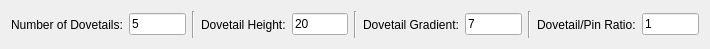
<?xml version="1.0" encoding="UTF-8"?>
<ui version="4.0">
 <class>LineDove</class>
 <widget class="QWidget" name="LineDove">
  <property name="geometry">
   <rect>
    <x>0</x>
    <y>0</y>
    <width>710</width>
    <height>49</height>
   </rect>
  </property>
  <layout class="QHBoxLayout">
   <item>
    <widget class="QLabel" name="labelDovetailAmount">
     <property name="text">
      <string>Number of Dovetails:</string>
     </property>
     <property name="buddy">
      <cstring>DovetailNumber</cstring>
     </property>
     <property name="Shortcut" stdset="0">
      <string>,N</string>
     </property>
    </widget>
   </item>
   <item>
    <widget class="RMathLineEdit" name="DovetailNumber">
     <property name="maximumSize">
      <size>
       <width>100</width>
       <height>16777215</height>
      </size>
     </property>
     <property name="text">
      <string notr="true">5</string>
     </property>
    </widget>
   </item>
   <item>
    <widget class="Line" name="line">
     <property name="orientation">
      <enum>Qt::Vertical</enum>
     </property>
    </widget>
   </item>
   <item>
    <widget class="QLabel" name="labelDovetailHeight">
     <property name="text">
      <string>Dovetail Height:</string>
     </property>
     <property name="buddy">
      <cstring>DovetailHeight</cstring>
     </property>
     <property name="Shortcut" stdset="0">
      <string>,H</string>
     </property>
    </widget>
   </item>
   <item>
    <widget class="RMathLineEdit" name="DovetailHeight">
     <property name="maximumSize">
      <size>
       <width>100</width>
       <height>16777215</height>
      </size>
     </property>
     <property name="text">
      <string notr="true">20</string>
     </property>
    </widget>
   </item>
   <item>
    <widget class="Line" name="line_2">
     <property name="orientation">
      <enum>Qt::Vertical</enum>
     </property>
    </widget>
   </item>
   <item>
    <widget class="QLabel" name="labelDovetailGradient">
     <property name="text">
      <string>Dovetail Gradient:</string>
     </property>
     <property name="buddy">
      <cstring>DovetailGradient</cstring>
     </property>
     <property name="Shortcut" stdset="0">
      <string>,G</string>
     </property>
    </widget>
   </item>
   <item>
    <widget class="RMathLineEdit" name="DovetailGradient">
     <property name="maximumSize">
      <size>
       <width>100</width>
       <height>16777215</height>
      </size>
     </property>
     <property name="text">
      <string notr="true">7</string>
     </property>
    </widget>
   </item>
   <item>
    <widget class="Line" name="line_3">
     <property name="orientation">
      <enum>Qt::Vertical</enum>
     </property>
    </widget>
   </item>
   <item>
    <widget class="QLabel" name="labelPinRatio">
     <property name="text">
      <string>Dovetail/Pin Ratio:</string>
     </property>
     <property name="buddy">
      <cstring>PinRatio</cstring>
     </property>
     <property name="Shortcut" stdset="0">
      <string>,R</string>
     </property>
    </widget>
   </item>
   <item>
    <widget class="RMathLineEdit" name="PinRatio">
     <property name="maximumSize">
      <size>
       <width>100</width>
       <height>16777215</height>
      </size>
     </property>
     <property name="text">
      <string notr="true">1</string>
     </property>
    </widget>
   </item>
  </layout>
 </widget>
 <customwidgets>
  <customwidget>
   <class>RMathLineEdit</class>
   <extends>QLineEdit</extends>
   <header>RMathLineEdit.h</header>
  </customwidget>
 </customwidgets>
 <resources/>
 <connections/>
</ui>
